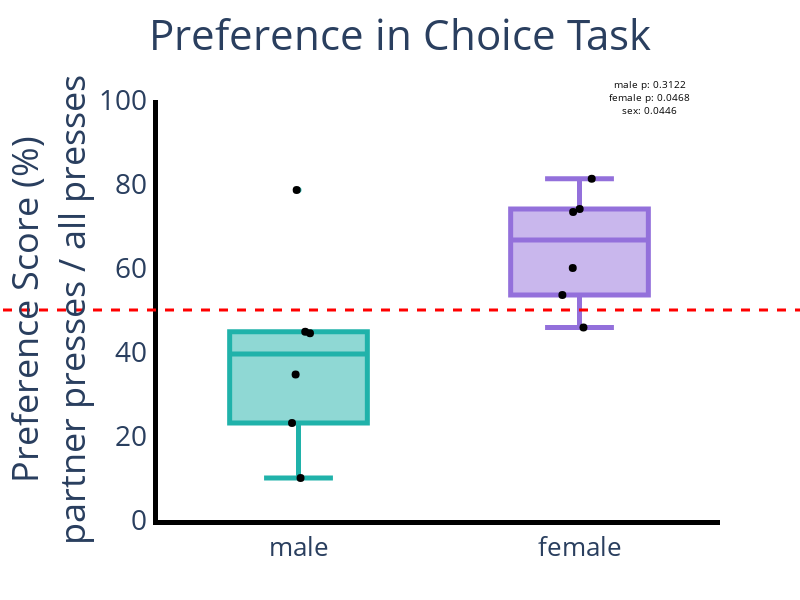

This figure's notebook cell:
### Code cell
experiment = "Door_test"
metric = 'door_1_lever_press_count'



ani, day, d1 = lf.get_data(metric = metric, 
                             experiment= experiment,
                             days = [5], dataset = lon_ana)

metric = 'door_2_lever_press_count'
ani, day, d2 = lf.get_data(metric = metric, 
                             experiment= experiment,
                             days = [5], dataset = lon_ana)

pref_m = d1_m / (d1_m + d2_m)
pref_f = d1_f / (d1_f + d2_f)


fig = psp.make_subplots(cols = 1, rows = 1)
fig.add_trace(go.Scatter(
    x = random_jitter_x_values(center = 0, number = 6, width = 0.3),
    y = pref_m*100,
    mode = 'markers',
    marker = {'color':'#000000', 'size':8},
    text = [f'{num}: {d1p} p press & {d2p}' for num, d1p, d2p in zip(males, d1_m, d2_m)]
))

fig.add_trace(go.Box(

    y = pref_m*100,
    name = 'Male',
    marker_color = colors['male'],
    line = dict(width=5)
))

fig.add_trace(go.Scatter(
    x = random_jitter_x_values(center = 1, number = 6, width = 0.3),
    y = pref_f*100,
    mode = 'markers',
    marker = {'color':'#000000', 'size':8},
    text = [f'{num}: {d1p} p press & {d2p}' for num, d1p, d2p in zip(females, d1_f, d2_f)]
))

fig.add_trace(go.Box(

    y = pref_f*100,
    name = 'Female',
    marker_color = colors['female'],
    line = dict(width=5)
))


fig.update_layout(
    title='Preference in Choice Task',
    width=800,
    height=600,
    plot_bgcolor="white",
    xaxis=dict(linecolor="black"),
    yaxis=dict(linecolor="black"),
    showlegend = False
    )
fig.update_layout(yaxis_range=[0,100])
fig.update_yaxes(title_text = 'Preference Score (%)<br>partner presses / all presses')
fig.add_hline(y=50, x0 = -0.5, x1 = 1.5, line_width=3, line_dash="dash", line_color="red")




out_m = pingouin.ttest(pref_m, y = 0.5)
out_f = pingouin.ttest(pref_f, y = 0.5 )
out_comp = pingouin.ttest(pref_f, pref_m)







fig.update_layout(xaxis = dict(tickmode = 'array', 
                       tickvals = [0,1], 
                       ticktext = ['male', 'female']))

fig.update_xaxes(linewidth=5,
                tickfont=dict(size=26),
                tickwidth=4)
fig.update_yaxes(linewidth=5,
                tickfont=dict(size=28),
                tickwidth=4,) #for big use title_font = dict(size=48)
fig.update_annotations(font_size=34)
fig.update_layout(font=dict(size=30),
                    title_x=0.5)
fig.add_annotation(dict(font=dict(color="black",size=10),
                            #x=x_loc,
                            x=1.25,
                            y=1.06,
                            showarrow=False,
                            text=f'male p: {round(out_m["p-val"].values[0], 4)}<br>female p: {round(out_f["p-val"].values[0],4)}<br>sex: {round(out_comp["p-val"].values[0],4)}',
                            textangle=0,
                            xref="x",
                            yref="paper"
                           ))
fig.show()
output_path = '/home/dprotter/Documents/Vole Projects/random plots/plots for liza'
fig.write_image(os.path.join(output_path,'door test preference d5.pdf'))

### Figure 1 — Plotly figure (JSON) as saved in the notebook; plotly's stock layout.template omitted (floating-point values rounded to 4 significant figures)
{"data": [{"marker": {"color": "#000000", "size": 8}, "mode": "markers", "text": ["4139: 3.0 p press & 27.0", "4140: 9.0 p press & 17.0", "4142: 6.0 p press & 20.0", "4143: 13.0 p press & 16.0", "4145: 22.0 p press & 6.0", "4146: 8.0 p press & 10.0"], "type": "scatter", "x": [0.007301, -0.0102, -0.02306, 0.02396, -0.006565, 0.04085], "y": [10, 34.62, 23.08, 44.83, 78.57, 44.44]}, {"line": {"width": 5}, "marker": {"color": "lightseagreen"}, "name": "Male", "type": "box", "y": [10, 34.62, 23.08, 44.83, 78.57, 44.44]}, {"marker": {"color": "#000000", "size": 8}, "mode": "markers", "text": ["4096: 18.0 p press & 12.0", "4136: 20.0 p press & 7.0", "4144: 13.0 p press & 3.0", "4147: 15.0 p press & 13.0", "4148: 11.0 p press & 4.0", "784: 11.0 p press & 13.0"], "type": "scatter", "x": [0.976, 1.001, 1.043, 0.9391, 0.9773, 1.014], "y": [60, 74.07, 81.25, 53.57, 73.33, 45.83]}, {"line": {"width": 5}, "marker": {"color": "mediumpurple"}, "name": "Female", "type": "box", "y": [60, 74.07, 81.25, 53.57, 73.33, 45.83]}], "layout": {"annotations": [{"font": {"color": "black", "size": 10}, "showarrow": false, "text": "male p: 0.3122<br>female p: 0.0468<br>sex: 0.0446", "textangle": 0, "x": 1.25, "xref": "x", "y": 1.06, "yref": "paper"}], "font": {"size": 30}, "height": 600, "plot_bgcolor": "white", "shapes": [{"line": {"color": "red", "dash": "dash", "width": 3}, "type": "line", "x0": -0.5, "x1": 1.5, "xref": "x domain", "y0": 50, "y1": 50, "yref": "y"}], "showlegend": false, "title": {"text": "Preference in Choice Task", "x": 0.5}, "width": 800, "xaxis": {"anchor": "y", "domain": [0, 1], "linecolor": "black", "linewidth": 5, "tickfont": {"size": 26}, "tickmode": "array", "ticktext": ["male", "female"], "tickvals": [0, 1], "tickwidth": 4}, "yaxis": {"anchor": "x", "domain": [0, 1], "linecolor": "black", "linewidth": 5, "range": [0, 100], "tickfont": {"size": 28}, "tickwidth": 4, "title": {"text": "Preference Score (%)<br>partner presses / all presses"}}}}
